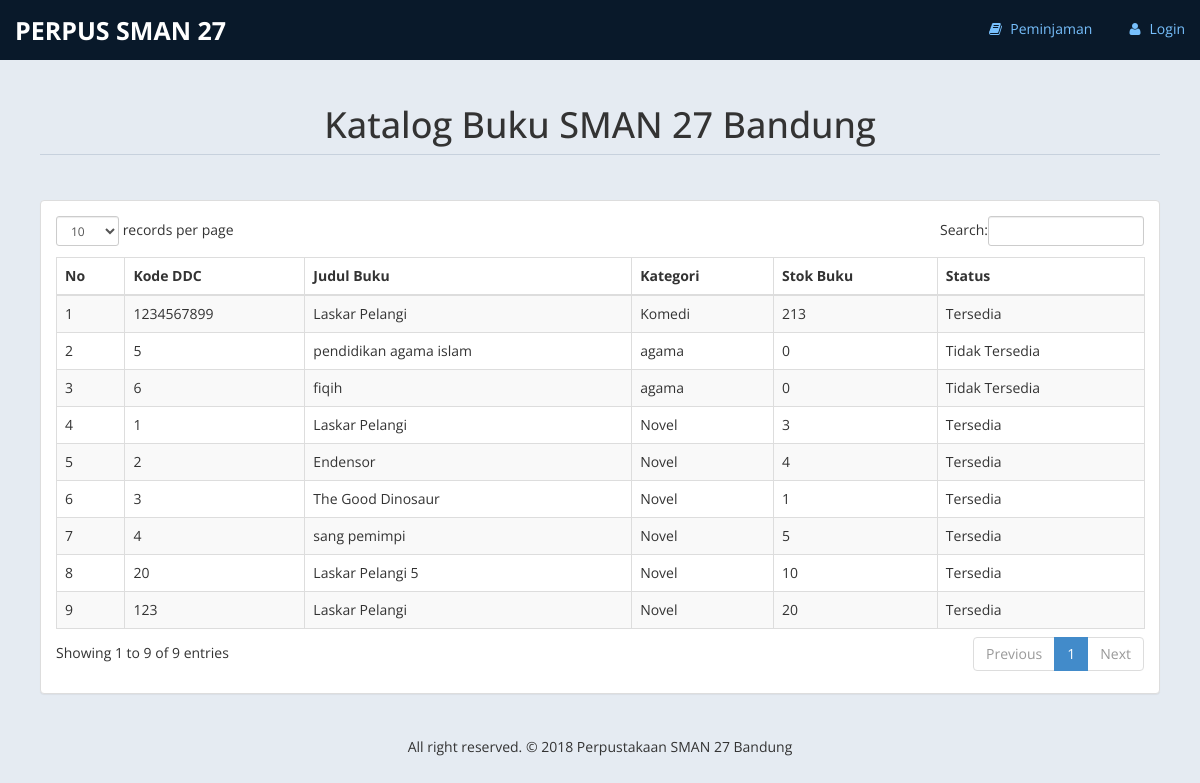
The page / on the database its author committed.
### tables this page shows
CREATE TABLE `buku` (
  `kode_ddc` int(20) NOT NULL AUTO_INCREMENT,
  `no_unik` varchar(55) DEFAULT NULL,
  `isbn_buku` varchar(55) DEFAULT NULL,
  `judul_buku` varchar(50) NOT NULL,
  `kategori_id` int(11) NOT NULL,
  `stok_buku` int(11) NOT NULL,
  `penerbit` varchar(50) DEFAULT NULL,
  `tahun_terbit` int(11) DEFAULT NULL,
  `subyek` varchar(200) DEFAULT NULL,
  `tahun_masuk` int(11) DEFAULT NULL,
  `kode_rakbuku` varchar(20) DEFAULT NULL,
  PRIMARY KEY (`kode_ddc`),
  KEY `fk_kategori` (`kategori_id`),
  CONSTRAINT `fk_kategori` FOREIGN KEY (`kategori_id`) REFERENCES `kategori` (`kategori_id`)
);

CREATE TABLE `kategori` (
  `kategori_id` int(11) NOT NULL AUTO_INCREMENT,
  `nama_kategori` varchar(50) NOT NULL,
  PRIMARY KEY (`kategori_id`)
);

### application/controllers/Beranda.php (called while the page is built, shortened)
<?php
class Beranda extends CI_Controller {
	public function __construct() {
		$this->load->model('m_buku');
	}
	public function index() {
		$data['dataBuku'] = $this->m_buku->getAllData();
		$this->load->view('v_beranda',$data);
	}
}

### index.php (called while the page is built, shortened)
<?php
require_once BASEPATH.'core/CodeIgniter.php';

### application/models/m_buku.php (called while the page is built, shortened)
<?php
	class m_buku extends CI_Model {
		function getAllData() {
			$this->db->from('buku');
			$this->db->join('kategori', 'kategori.kategori_id = buku.kategori_id');
			$query = $this->db->get();
			if ($query->num_rows() > 0) {
				return $query->result();
			}
		}
	}

### application/views/v_beranda.php (the view, shortened to what this page needs)
<!DOCTYPE html>
<html>
<head>
    <link href="<?php echo base_url();?>assets/css/bootstrap.css" rel="stylesheet" />
    <link href="<?php echo base_url();?>assets/css/font-awesome.css" rel="stylesheet" />
    <link href="<?php echo base_url();?>assets/css/custom-styles.css" rel="stylesheet" />
    <link href="<?php echo base_url();?>assets/js/dataTables/dataTables.bootstrap.css" rel="stylesheet" />
</head>
<body>
    <div id="wrapper">
        <nav class="navbar navbar-default top-navbar" role="navigation">
            <div class="navbar-header">
                <a class="navbar-brand" style="font-size: 25px;" href="<?php echo base_url();?>beranda">Perpus SMAN 27</a>
            </div>
            <ul class="nav navbar-top-links navbar-right">
                <li class="dropdown">
                    <a data-toggle="modal" data-target=".modalPeminjaman"  aria-expanded="false">
                         <i class="fa fa-book fa-fw"></i> Peminjaman
                    </a>
                </li>
                <li class="dropdown">
                    <a href="<?php echo base_url();?>index.php/admin" aria-expanded="false">
                        <i class="fa fa-user fa-fw"></i> Login
                    </a>
                </li>
            </ul>
        </nav>
        <div id="page-wrapper" style="margin: 0px; min-height: 0px;">
            <div id="page-inner" style="min-height: 560px;">
			 <div class="row">
                    <div class="col-md-12">
                        <h1 class="page-header text-center">
                            Katalog Buku SMAN 27 Bandung
                        </h1>
                    </div>
                </div>
              <div class="row">
                <div class="col-lg-12">
                    <div class="panel panel-default">
                        <div class="panel-body">
                            <div class="table-responsive">
                                <table class="table table-striped table-bordered" id="dataTables-example">
                                    <thead>
                                        <tr>
                                            <th>No</th>
                                            <th>Kode DDC</th>
                                            <th>Judul Buku</th>
                                            <th>Kategori</th>
                                            <th>Stok Buku</th>
                                            <th>Status</th>
                                        </tr>
                                    </thead>
                                    <tbody>
                                        <?php $no = 1; foreach ($dataBuku as $data) { ?>
                                            <tr>
                                                <td><?php echo $no; ?></td>
                                                <td><?php echo $data->kode_ddc; ?></td>
                                                <td><?php echo $data->judul_buku; ?></td>
                                                <td><?php echo $data->nama_kategori; ?></td>
                                                <td><?php echo $data->stok_buku; ?></td>
                                                <?php if ($data->stok_buku == 0) { ?>
                                                <td>Tidak Tersedia</td>
                                                <?php } else { ?>
                                                <td>Tersedia</td>
                                                <?php } ?>
                                            </tr>
                                        <?php $no++; }  ?>
                                    </tbody>
                                </table>
                            </div>
                        </div>
                    </div>
                </div>
            </div>
			<footer><p align="center">All right reserved. &copy; 2018 Perpustakaan SMAN 27 Bandung</p></footer>
			</div>
            </div>
        </div>
</body>
</html>

### assets/css/custom-styles.css (style rules this page uses)
body { font-family: 'Open Sans', sans-serif; }
#wrapper { width: 100%; background:#09192A; }
#page-wrapper { padding: 15px 15px; min-height: 600px; background:#E5EBF2; }
#page-inner { width:100%; margin:10px 20px 10px 0px; background-color:transparent; padding:10px; min-height:1200px; }
.text-center { text-align:center; }
h1, .h1, h2, .h2, h3, .h3 { margin-top: 7px; margin-bottom: -5px; }
p { font-size:16px; line-height:25px; padding-top:20px; }
.page-header { padding-bottom: 9px; margin: 10px 0 45px; border-bottom: 1px solid #C7D1DD; }
footer p { font-size: 14px; }
.top-navbar { margin:0px; }
.top-navbar .navbar-brand { color: #fff; width: 260px; text-align: left; height: 60px; font-size: 30px; font-weight: 700; text-transform: uppercase; line-height: 30px; }
.top-navbar .nav > li { position: relative; display: inline-block; }
.top-navbar .nav > li > a { position: relative; display: block; padding: 19px 15px; color: #77C0FD; }
.top-navbar { background:#09192A; border-bottom:none; }
.top-navbar .nav > li > a > i { margin-right: 2px; }
.navbar-default { border:0px solid black; }
.navbar-header { background: #09192A; }
.nav > li > a > i { margin-right:10px; }
@media (min-width:768px) { #page-wrapper { margin: 0 0 0 260px; padding: 15px 30px; min-height: 1200px; } }
@media (min-width:768px) { .navbar { border-radius: 0px; } }

### rows shown on the page
buku: kode_ddc "1234567899", judul_buku "Laskar Pelangi", kategori.nama_kategori "Komedi", stok_buku "213", shows "Tersedia"
buku: kode_ddc "5", judul_buku "pendidikan agama islam", kategori.nama_kategori "agama", stok_buku "0", shows "Tidak Tersedia"
buku: kode_ddc "6", judul_buku "fiqih", kategori.nama_kategori "agama", stok_buku "0", shows "Tidak Tersedia"
buku: kode_ddc "1", judul_buku "Laskar Pelangi", kategori.nama_kategori "Novel", stok_buku "3", shows "Tersedia"
buku: kode_ddc "2", judul_buku "Endensor", kategori.nama_kategori "Novel", stok_buku "4", shows "Tersedia"
buku: kode_ddc "3", judul_buku "The Good Dinosaur", kategori.nama_kategori "Novel", stok_buku "1", shows "Tersedia"
buku: kode_ddc "4", judul_buku "sang pemimpi", kategori.nama_kategori "Novel", stok_buku "5", shows "Tersedia"
buku: kode_ddc "20", judul_buku "Laskar Pelangi 5", kategori.nama_kategori "Novel", stok_buku "10", shows "Tersedia"
buku: kode_ddc "123", judul_buku "Laskar Pelangi", kategori.nama_kategori "Novel", stok_buku "20", shows "Tersedia"
